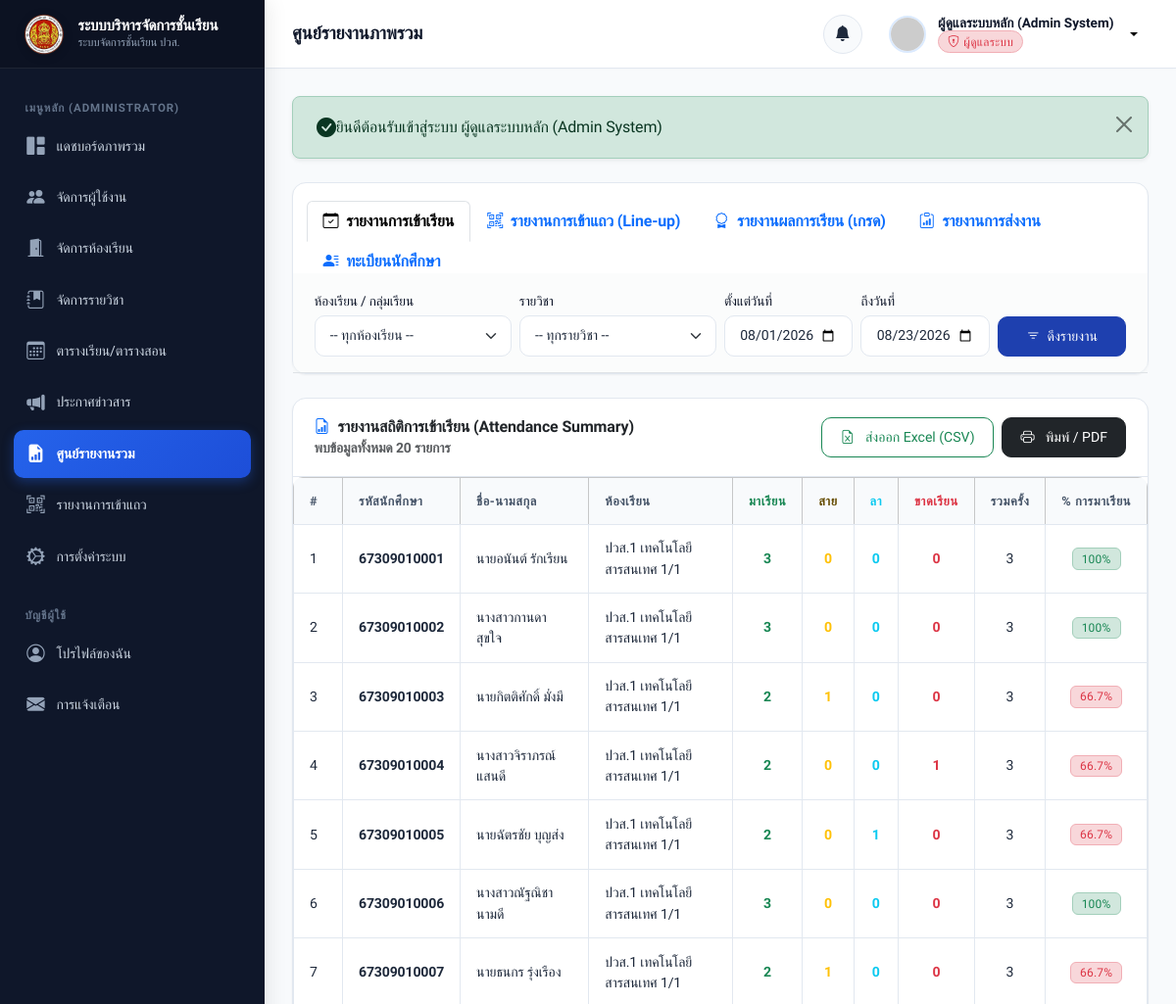
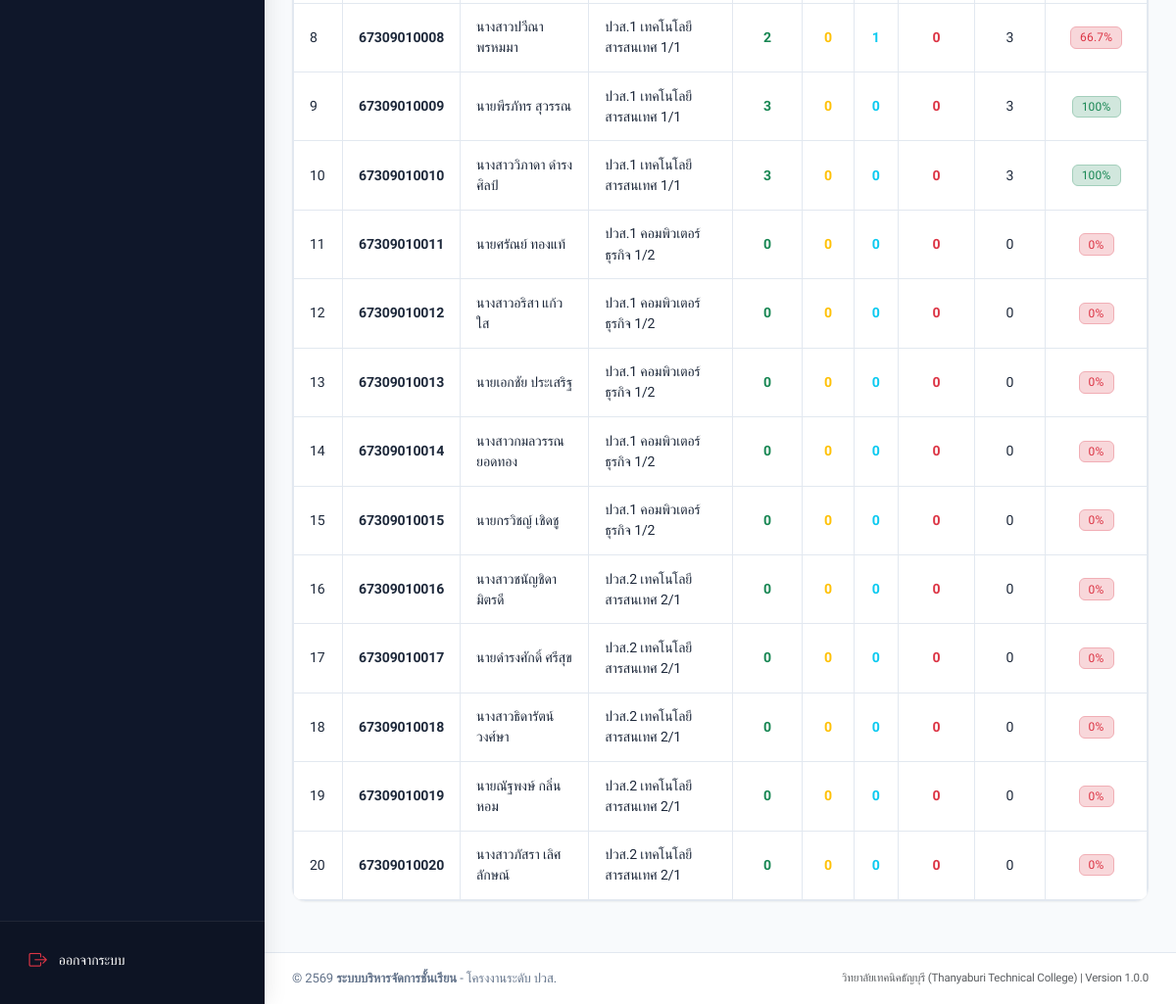
Screenshot of /admin/reports.php (signed in) with the database file from the repository (2 pictures, top to bottom).
### tables this page shows
CREATE TABLE `students` (
  `id` INT AUTO_INCREMENT PRIMARY KEY,
  `user_id` INT NOT NULL UNIQUE,
  `student_code` VARCHAR(20) NOT NULL UNIQUE,
  `classroom_id` INT NOT NULL,
  `gender` ENUM('male', 'female', 'other') DEFAULT 'male',
  `birth_date` DATE DEFAULT NULL,
  `address` TEXT DEFAULT NULL,
  `parent_name` VARCHAR(100) DEFAULT NULL,
  `parent_phone` VARCHAR(20) DEFAULT NULL,
  `created_at` DATETIME NOT NULL DEFAULT CURRENT_TIMESTAMP,
  `updated_at` DATETIME NOT NULL DEFAULT CURRENT_TIMESTAMP ON UPDATE CURRENT_TIMESTAMP,
  CONSTRAINT `fk_students_user` FOREIGN KEY (`user_id`) REFERENCES `users` (`id`) ON DELETE CASCADE,
  CONSTRAINT `fk_students_classroom` FOREIGN KEY (`classroom_id`) REFERENCES `classrooms` (`id`) ON DELETE RESTRICT,
  INDEX `idx_students_code` (`student_code`),
  INDEX `idx_students_classroom` (`classroom_id`)
);

CREATE TABLE `users` (
  `id` INT AUTO_INCREMENT PRIMARY KEY,
  `username` VARCHAR(50) NOT NULL UNIQUE,
  `password` VARCHAR(255) NOT NULL,
  `role` ENUM('admin', 'teacher', 'student') NOT NULL DEFAULT 'student',
  `email` VARCHAR(100) NOT NULL UNIQUE,
  `full_name` VARCHAR(100) NOT NULL,
  `phone` VARCHAR(20) DEFAULT NULL,
  `avatar` VARCHAR(255) DEFAULT NULL,
  `status` ENUM('active', 'inactive') NOT NULL DEFAULT 'active',
  `created_at` DATETIME NOT NULL DEFAULT CURRENT_TIMESTAMP,
  `updated_at` DATETIME NOT NULL DEFAULT CURRENT_TIMESTAMP ON UPDATE CURRENT_TIMESTAMP,
  INDEX `idx_users_role` (`role`),
  INDEX `idx_users_status` (`status`)
);

CREATE TABLE `classrooms` (
  `id` INT AUTO_INCREMENT PRIMARY KEY,
  `name` VARCHAR(100) NOT NULL,
  `level` VARCHAR(20) NOT NULL,
  `department` VARCHAR(100) NOT NULL DEFAULT 'แผนกวิชาเทคโนโลยีสารสนเทศ',
  `academic_year` VARCHAR(10) NOT NULL DEFAULT '2567',
  `homeroom_teacher_id` INT DEFAULT NULL,
  `description` VARCHAR(255) DEFAULT NULL,
  `created_at` DATETIME NOT NULL DEFAULT CURRENT_TIMESTAMP,
  `updated_at` DATETIME NOT NULL DEFAULT CURRENT_TIMESTAMP ON UPDATE CURRENT_TIMESTAMP
);

### admin/reports.php (the view, shortened to what this page needs)
<?php
require_once __DIR__ . '/../includes/auth.php';
require_once __DIR__ . '/../includes/functions.php';
$reportType = trim($_GET['type'] ?? 'attendance');
$selectedClassroom = !empty($_GET['classroom_id']) ? (int)$_GET['classroom_id'] : 0;
$selectedSubject = !empty($_GET['subject_id']) ? (int)$_GET['subject_id'] : 0;
$startDate = trim($_GET['start_date'] ?? date('Y-m-01'));
$endDate = trim($_GET['end_date'] ?? date('Y-m-d'));
$reportData = [];
$reportTitle = '';
try {
    if ($reportType === 'lineup') {
        $reportTitle = 'รายงานการเข้าแถวด้วย QR Code (Line-up Attendance)';
        $sql = "
            SELECT
                ls.session_date,
                st.student_code,
                u.full_name,
                c.name as classroom_name,
                la.check_in_time,
                la.status as lineup_status
            FROM students st
            JOIN users u ON st.user_id = u.id
            JOIN classrooms c ON st.classroom_id = c.id
            CROSS JOIN lineup_sessions ls
            LEFT JOIN lineup_attendance la ON la.lineup_session_id = ls.id AND la.student_id = st.id
            WHERE ls.session_date BETWEEN ? AND ?
        ";
        $params = [$startDate, $endDate];
        if ($selectedClassroom > 0) {
            $sql .= " AND st.classroom_id = ?";
            $params[] = $selectedClassroom;
        }
        $sql .= " ORDER BY ls.session_date DESC, c.name, st.student_code";
        $stmt = $pdo->prepare($sql);
        $stmt->execute($params);
        $reportData = $stmt->fetchAll();
    } else {
        $reportType = 'attendance';
        $reportTitle = 'รายงานสถิติการเข้าเรียน (Attendance Summary)';
        $sql = "
            SELECT
                s.id as student_id, s.student_code, u.full_name, c.name as classroom_name,
                COUNT(a.id) as total_checks,
                SUM(CASE WHEN a.status = 'present' THEN 1 ELSE 0 END) as present_count,
                SUM(CASE WHEN a.status = 'absent' THEN 1 ELSE 0 END) as absent_count,
                SUM(CASE WHEN a.status = 'late' THEN 1 ELSE 0 END) as late_count,
                SUM(CASE WHEN a.status = 'leave' THEN 1 ELSE 0 END) as leave_count
            FROM students s
            JOIN users u ON s.user_id = u.id
            JOIN classrooms c ON s.classroom_id = c.id
            LEFT JOIN attendance a ON s.id = a.student_id
                 AND (a.attendance_date BETWEEN ? AND ?)
                 " . ($selectedSubject > 0 ? " AND a.subject_id = {$selectedSubject}" : "") . "
            WHERE 1=1
        ";
        $params = [$startDate, $endDate];
        $sql .= " GROUP BY s.id ORDER BY s.student_code ASC";
        $stmt = $pdo->prepare($sql);
        $stmt->execute($params);
        $reportData = $stmt->fetchAll();
    }
} catch (PDOException $e) {
    $dbError = $e->getMessage();
    $reportData = [];
}
require_once __DIR__ . '/../includes/header.php';
require_once __DIR__ . '/../includes/sidebar.php';
require_once __DIR__ . '/../includes/navbar.php';
?>
<div class="card no-print">
    <div class="card-header border-bottom-0 pb-0">
        <ul class="nav nav-tabs card-header-tabs">
            <li class="nav-item">
                <a class="nav-link <?= $reportType === 'attendance' ? 'active fw-bold' : '' ?>" href="<?= BASE_URL ?>admin/reports.php?type=attendance">
                    <i class="bi bi-calendar-check me-1"></i> รายงานการเข้าเรียน
                </a>
            </li>
            <li class="nav-item">
                <a class="nav-link <?= $reportType === 'lineup' ? 'active fw-bold' : '' ?>" href="<?= BASE_URL ?>admin/reports.php?type=lineup">
                    <i class="bi bi-qr-code-scan me-1"></i> รายงานการเข้าแถว (Line-up)
                </a>
            </li>
            <li class="nav-item">
                <a class="nav-link <?= $reportType === 'grades' ? 'active fw-bold' : '' ?>" href="<?= BASE_URL ?>admin/reports.php?type=grades">
                    <i class="bi bi-award me-1"></i> รายงานผลการเรียน (เกรด)
                </a>
            </li>
            <li class="nav-item">
                <a class="nav-link <?= $reportType === 'submissions' ? 'active fw-bold' : '' ?>" href="<?= BASE_URL ?>admin/reports.php?type=submissions">
                    <i class="bi bi-clipboard-data me-1"></i> รายงานการส่งงาน
                </a>
            </li>
            <li class="nav-item">
                <a class="nav-link <?= $reportType === 'students' ? 'active fw-bold' : '' ?>" href="<?= BASE_URL ?>admin/reports.php?type=students">
                    <i class="bi bi-person-lines-fill me-1"></i> ทะเบียนนักศึกษา
                </a>
            </li>
        </ul>
    </div>
    <div class="card-body bg-light bg-opacity-50 border-bottom py-3">
        <form action="<?= BASE_URL ?>admin/reports.php" method="GET" class="row g-2 align-items-end">
            <div class="col-md-3 col-6">
                <label class="form-label small mb-1">ห้องเรียน / กลุ่มเรียน</label>
                <select name="classroom_id" class="form-select form-select-sm">
                    <option value="">-- ทุกห้องเรียน --</option>
                </select>
            </div>
            <?php if ($reportType !== 'students'): ?>
                <div class="col-md-3 col-6">
                    <label class="form-label small mb-1">รายวิชา</label>
                    <select name="subject_id" class="form-select form-select-sm">
                        <option value="">-- ทุกรายวิชา --</option>
                    </select>
                </div>
            <?php endif; ?>
            <?php if ($reportType === 'attendance' || $reportType === 'lineup'): ?>
                <div class="col-md-2 col-6">
                    <label class="form-label small mb-1">ตั้งแต่วันที่</label>
                    <input type="date" name="start_date" class="form-control form-control-sm" value="<?= htmlspecialchars($startDate) ?>">
                </div>
                <div class="col-md-2 col-6">
                    <label class="form-label small mb-1">ถึงวันที่</label>
                    <input type="date" name="end_date" class="form-control form-control-sm" value="<?= htmlspecialchars($endDate) ?>">
                </div>
            <?php endif; ?>
            <div class="col-md-2 col-12 d-flex gap-2">
                <button type="submit" class="btn btn-sm btn-primary flex-grow-1">
                    <i class="bi bi-filter"></i> ดึงรายงาน
                </button>
            </div>
        </form>
    </div>
</div>
<div class="card mt-3">
    <div class="card-header d-flex justify-content-between align-items-center">
        <div>
            <h5 class="card-title mb-0"><i class="bi bi-file-earmark-bar-graph text-primary"></i> <?= htmlspecialchars($reportTitle) ?></h5>
            <div class="small text-muted">พบข้อมูลทั้งหมด <?= count($reportData) ?> รายการ</div>
        </div>
        <div class="d-flex gap-2 no-print">
            <button type="button" class="btn btn-outline-success btn-sm" onclick="exportTableToCSV('reportTable', 'report_<?= $reportType ?>_<?= date('Ymd') ?>.csv')">
                <i class="bi bi-file-earmark-excel me-1"></i> ส่งออก Excel (CSV)
            </button>
            <button type="button" class="btn btn-dark btn-sm" onclick="printReport()">
                <i class="bi bi-printer me-1"></i> พิมพ์ / PDF
            </button>
        </div>
    </div>
    <div class="table-responsive">
        <table class="table table-bordered table-hover align-middle mb-0" id="reportTable">
            <?php if ($reportType === 'lineup'): ?>
                <thead class="table-light">
                    <tr>
                        <th style="width: 50px;">#</th>
                        <th>วันที่เข้าแถว</th>
                        <th>รหัสนักศึกษา</th>
                        <th>ชื่อ-นามสกุล</th>
                        <th>ห้องเรียน</th>
                        <th>เวลาเช็กชื่อ</th>
                        <th class="text-center">สถานะ</th>
                    </tr>
                </thead>
                <tbody>
                    <?php if (empty($reportData)): ?>
                        <tr><td colspan="7" class="text-center py-4 text-muted">ไม่พบข้อมูลการเข้าแถวตามเงื่อนไข</td></tr>
                    <?php else: ?>
                        <?php foreach ($reportData as $idx => $r): ?>
                            <tr>
                                <td><?= $idx + 1 ?></td>
                                <td><?= formatThaiDate($r['session_date']) ?></td>
                                <td class="fw-semibold"><?= htmlspecialchars($r['student_code']) ?></td>
                                <td><?= htmlspecialchars($r['full_name']) ?></td>
                                <td><?= htmlspecialchars($r['classroom_name']) ?></td>
                                <td><?= !empty($r['check_in_time']) ? date('H:i:s', strtotime($r['check_in_time'])) . ' น.' : '-' ?></td>
                                <td class="text-center">
                                    <?php
                                    if (empty($r['lineup_status'])) {
                                        echo '<span class="badge bg-danger-subtle text-danger border border-danger-subtle px-2.5 py-1 rounded-pill">ขาดเข้าแถว</span>';
                                    } elseif ($r['lineup_status'] === 'on_time') {
                                        echo '<span class="badge bg-success-subtle text-success border border-success-subtle px-2.5 py-1 rounded-pill">ตรงเวลา</span>';
                                    } else {
                                        echo '<span class="badge bg-warning-subtle text-warning-emphasis border border-warning-subtle px-2.5 py-1 rounded-pill">สาย</span>';
                                    }
                                    ?>
                                </td>
                            </tr>
                        <?php endforeach; ?>
                    <?php endif; ?>
                </tbody>
            <?php elseif ($reportType === 'attendance'): ?>
                <thead class="table-light">
                    <tr>
                        <th style="width: 50px;">#</th>
                        <th>รหัสนักศึกษา</th>
                        <th>ชื่อ-นามสกุล</th>
                        <th>ห้องเรียน</th>
                        <th class="text-center text-success">มาเรียน</th>
                        <th class="text-center text-warning-emphasis">สาย</th>
                        <th class="text-center text-info">ลา</th>
                        <th class="text-center text-danger">ขาดเรียน</th>
                        <th class="text-center">รวมครั้ง</th>
                        <th class="text-center">% การมาเรียน</th>
                    </tr>
                </thead>
                <tbody>
                    <?php if (empty($reportData)): ?>
                        <tr><td colspan="10" class="text-center py-4 text-muted">ไม่พบข้อมูลการเข้าเรียนตามเงื่อนไข</td></tr>
                    <?php else: ?>
                        <?php foreach ($reportData as $idx => $r):
                            $total = (int)$r['total_checks'];
                            $present = (int)$r['present_count'];
                            $pct = $total > 0 ? round(($present / $total) * 100, 1) : 0;
                        ?>
                            <tr>
                                <td><?= $idx + 1 ?></td>
                                <td class="fw-semibold"><?= htmlspecialchars($r['student_code']) ?></td>
                                <td><?= htmlspecialchars($r['full_name']) ?></td>
                                <td><?= htmlspecialchars($r['classroom_name']) ?></td>
                                <td class="text-center fw-bold text-success"><?= $present ?></td>
                                <td class="text-center fw-bold text-warning"><?= $r['late_count'] ?></td>
                                <td class="text-center fw-bold text-info"><?= $r['leave_count'] ?></td>
                                <td class="text-center fw-bold text-danger"><?= $r['absent_count'] ?></td>
                                <td class="text-center"><?= $total ?></td>
                                <td class="text-center">
                                    <span class="badge <?= $pct >= 80 ? 'bg-success-subtle text-success border border-success-subtle' : 'bg-danger-subtle text-danger border border-danger-subtle' ?>">
                                        <?= $pct ?>%
                                    </span>
                                </td>
                            </tr>
                        <?php endforeach; ?>
                    <?php endif; ?>
                </tbody>
            <?php endif; ?>
        </table>
    </div>
</div>
<?php require_once __DIR__ . '/../includes/footer.php'; ?>

### rows the page displays
students: student_code "67309010001", user.full_name "นายอนันต์ รักเรียน", classroom.name "ปวส.1 เทคโนโลยีสารสนเทศ 1/1", present "3", late_count "0", leave_count "0", absent_count "0", total "3", pct "100"
students: student_code "67309010002", user.full_name "นางสาวกานดา สุขใจ", classroom.name "ปวส.1 เทคโนโลยีสารสนเทศ 1/1", present "3", late_count "0", leave_count "0", absent_count "0", total "3", pct "100"
students: student_code "67309010003", user.full_name "นายกิตติศักดิ์ มั่งมี", classroom.name "ปวส.1 เทคโนโลยีสารสนเทศ 1/1", present "2", late_count "1", leave_count "0", absent_count "0", total "3", pct "66.7"
students: student_code "67309010004", user.full_name "นางสาวจิราภรณ์ แสนดี", classroom.name "ปวส.1 เทคโนโลยีสารสนเทศ 1/1", present "2", late_count "0", leave_count "0", absent_count "1", total "3", pct "66.7"
students: student_code "67309010005", user.full_name "นายฉัตรชัย บุญส่ง", classroom.name "ปวส.1 เทคโนโลยีสารสนเทศ 1/1", present "2", late_count "0", leave_count "1", absent_count "0", total "3", pct "66.7"
students: student_code "67309010006", user.full_name "นางสาวณัฐณิชา นามดี", classroom.name "ปวส.1 เทคโนโลยีสารสนเทศ 1/1", present "3", late_count "0", leave_count "0", absent_count "0", total "3", pct "100"
students: student_code "67309010007", user.full_name "นายธนกร รุ่งเรือง", classroom.name "ปวส.1 เทคโนโลยีสารสนเทศ 1/1", present "2", late_count "1", leave_count "0", absent_count "0", total "3", pct "66.7"
students: student_code "67309010008", user.full_name "นางสาวปวีณา พรหมมา", classroom.name "ปวส.1 เทคโนโลยีสารสนเทศ 1/1", present "2", late_count "0", leave_count "1", absent_count "0", total "3", pct "66.7"
students: student_code "67309010009", user.full_name "นายพีรภัทร สุวรรณ", classroom.name "ปวส.1 เทคโนโลยีสารสนเทศ 1/1", present "3", late_count "0", leave_count "0", absent_count "0", total "3", pct "100"
students: student_code "67309010010", user.full_name "นางสาววิภาดา ดำรงศิลป์", classroom.name "ปวส.1 เทคโนโลยีสารสนเทศ 1/1", present "3", late_count "0", leave_count "0", absent_count "0", total "3", pct "100"
students: student_code "67309010011", user.full_name "นายศรัณย์ ทองแท้", classroom.name "ปวส.1 คอมพิวเตอร์ธุรกิจ 1/2", present "0", late_count "0", leave_count "0", absent_count "0", total "0", pct "0"
students: student_code "67309010012", user.full_name "นางสาวอริสา แก้วใส", classroom.name "ปวส.1 คอมพิวเตอร์ธุรกิจ 1/2", present "0", late_count "0", leave_count "0", absent_count "0", total "0", pct "0"
students: student_code "67309010013", user.full_name "นายเอกชัย ประเสริฐ", classroom.name "ปวส.1 คอมพิวเตอร์ธุรกิจ 1/2", present "0", late_count "0", leave_count "0", absent_count "0", total "0", pct "0"
students: student_code "67309010014", user.full_name "นางสาวกมลวรรณ ยอดทอง", classroom.name "ปวส.1 คอมพิวเตอร์ธุรกิจ 1/2", present "0", late_count "0", leave_count "0", absent_count "0", total "0", pct "0"
students: student_code "67309010015", user.full_name "นายกรวิชญ์ เชิดชู", classroom.name "ปวส.1 คอมพิวเตอร์ธุรกิจ 1/2", present "0", late_count "0", leave_count "0", absent_count "0", total "0", pct "0"
students: student_code "67309010016", user.full_name "นางสาวชนัญชิดา มิตรดี", classroom.name "ปวส.2 เทคโนโลยีสารสนเทศ 2/1", present "0", late_count "0", leave_count "0", absent_count "0", total "0", pct "0"
students: student_code "67309010017", user.full_name "นายดำรงศักดิ์ ศรีสุข", classroom.name "ปวส.2 เทคโนโลยีสารสนเทศ 2/1", present "0", late_count "0", leave_count "0", absent_count "0", total "0", pct "0"
students: student_code "67309010018", user.full_name "นางสาวธิดารัตน์ วงศ์ษา", classroom.name "ปวส.2 เทคโนโลยีสารสนเทศ 2/1", present "0", late_count "0", leave_count "0", absent_count "0", total "0", pct "0"
students: student_code "67309010019", user.full_name "นายณัฐพงษ์ กลิ่นหอม", classroom.name "ปวส.2 เทคโนโลยีสารสนเทศ 2/1", present "0", late_count "0", leave_count "0", absent_count "0", total "0", pct "0"
students: student_code "67309010020", user.full_name "นางสาวภัสรา เลิศลักษณ์", classroom.name "ปวส.2 เทคโนโลยีสารสนเทศ 2/1", present "0", late_count "0", leave_count "0", absent_count "0", total "0", pct "0"

### other values shown
APP_NAME "ระบบบริหารจัดการชั้นเรียน"
$pageTitle "ศูนย์รายงานภาพรวม"
$currentUser['full_name'] "ผู้ดูแลระบบหลัก (Admin System)"
$msg "ยินดีต้อนรับเข้าสู่ระบบ ผู้ดูแลระบบหลัก (Admin System)"
$reportTitle "รายงานสถิติการเข้าเรียน (Attendance Summary)"
count($reportData) "20"
APP_SUBTITLE "วิทยาลัยเทคนิคธัญบุรี (Thanyaburi Technical College)"
APP_VERSION "1.0.0"
